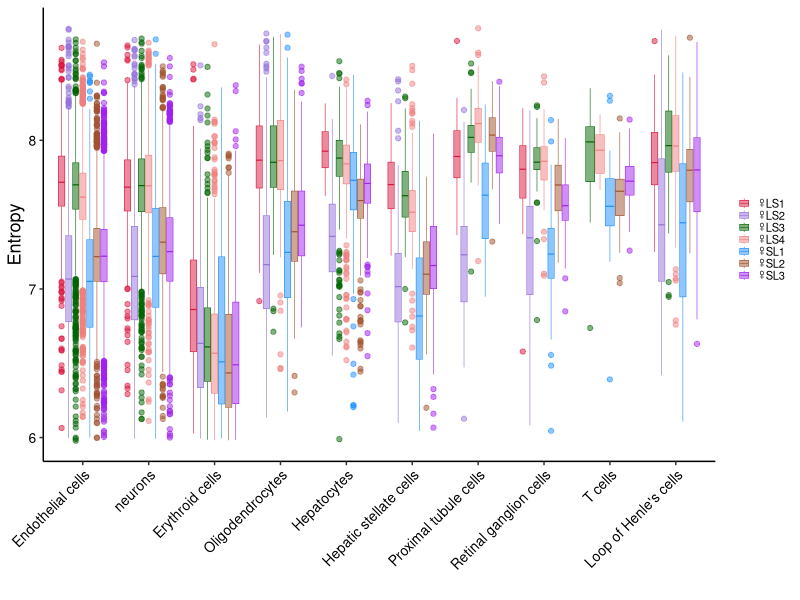

The R source for this figure:
library(ggplot2)
p <- read.csv('../data/Figure2C.csv')
cols=c("#DC143C","#9370DB","darkgreen","#F08080","#1E90FF",  
       "#A0522D",
       "purple")
plotB=ggplot(data=p[-which(p$cell_type %in% c('B cells','Podocytes','Plasma cells','Ureteric epithelial cells','Microglia',
                                              'Cardiomyocytes')),],
             aes(x=factor(cell_type,levels = c('Endothelial cells','neurons','Erythroid cells','Oligodendrocytes','Hepatocytes',
                                               'Hepatic stellate cells','Proximal tubule cells','Retinal ganglion cells','T cells',"Loop of Henle's cells",'Microglia')),y=cell_entropy,
                 col=sample))+
  # geom_point(size=0.6)+
  # stat_boxplot(geom = "errorbar", width=0.1,size=0.66)+
  # geom_violin(aes(fill=sample),alpha=0.26,size=0.2)+
  geom_boxplot(aes(fill=sample),
               alpha=0.5,size=0.2)+
  # geom_jitter(shape=16,position = position_jitter(0.08),size=3)+
  # scale_color_manual(values = c('LWXCI'='#1E90FF','SEXCI'='#800080','MLSC'='#DC143C','MSLC'='#9370DB','uninitiated-XCI'='#87CEEB'))+##FF755F
  scale_color_manual(values =cols)+
  scale_fill_manual(values =cols)+
  # scale_fill_manual(values = c('LL'='#800080','SL'='#8175CB','LS'='#FF755F','SS'='#1E90FF'))+##FF755F
  # scale_color_manual(values = c('LL'='#800080','SL'='#8175CB','LS'='#FF755F','SS'='#1E90FF'))+
  # scale_color_gradient(low='#434343', high = '#009B95')+
  # scale_x_continuous(breaks=c(1:19),labels = c(1:18,expression(X)))+
  # ylim(0.55,0.75)+
  xlab("")+
  ylab('Entropy')+
  theme_classic()+
  # guides(fill="none")+
  theme(
    # legend.position = 'none',
    panel.background = element_rect(fill = "transparent",colour = "NA"),
    panel.grid.minor = element_blank(),
    panel.grid.major = element_blank(),
    plot.background = element_rect(fill = "transparent",colour = NA),
    axis.line.x = element_line(color="black"),
    axis.line.y = element_line(color="black"),
    axis.text.x = element_text(size = 10,colour = 'black',angle = 45,hjust = 1,vjust = 1),
    axis.text.y = element_text(size = 10,colour = 'black'),
    axis.title.x = element_text(size =10.5),
    axis.title.y = element_text(size = 13),
    plot.title = element_text(size = 9,hjust = 0.5),
    strip.text = element_text(face = "bold",size = rel(0.8)),
    strip.background = element_rect(colour = "black",size = 1),
    legend.key.height = unit(.12, "inches"),
    legend.key.width = unit(.12, "inches"),
    # axis.title=element_text(size=28,hjust = 0.5),
    legend.text = element_text(size = 8, color = "black"),
    legend.title = element_text(size = 0, color = "black")
  )
pdf('Figure2C.pdf',width = 8,height = 3)
plotB
dev.off()
